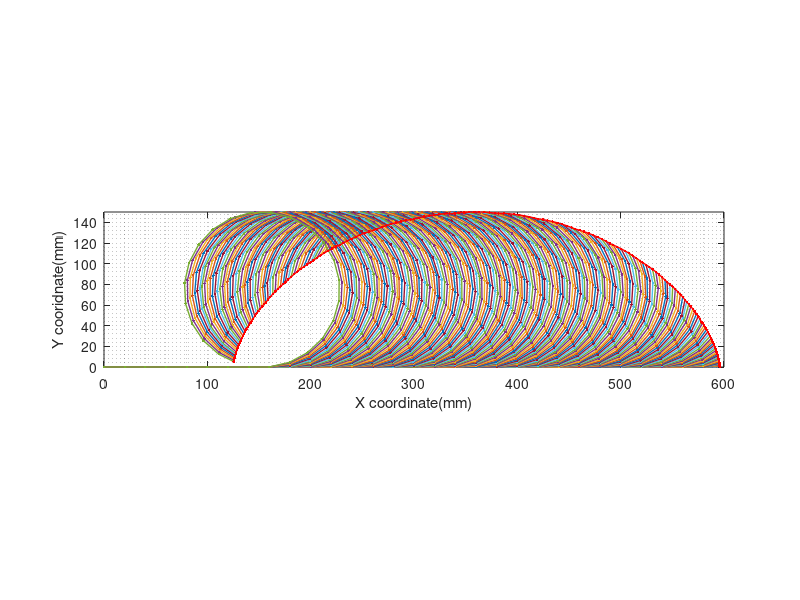
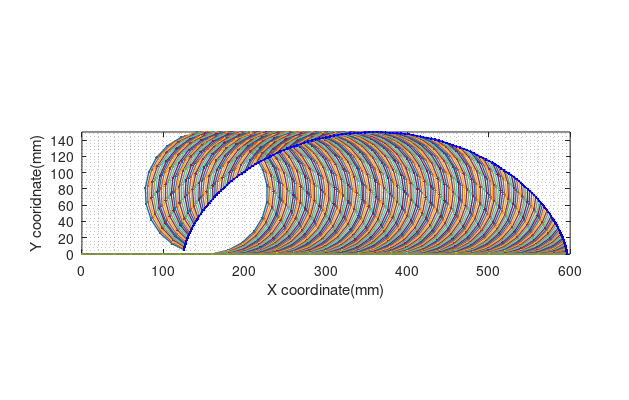

MATLAB code to generate these figures, in order: (Note: this script raises an error after producing the figures.)
clear all;
clc;
clear figure;

%%
%%%%%%%%%%%%%%%%%%%%%set the figure parameters, not important to the kinematic simulation
width = 3.15*2; height = 2*2; alw = 0.75; fsz = 11; lw = 1; msz = 6;
% The properties we've been using in the figures
set(0,'defaultLineLineWidth',lw);   % set the default line width to lw
set(0,'defaultLineMarkerSize',msz); % set the default line marker size to msz
set(gca,'FontSize',fsz);

% Set the default Size for display
defpos = get(0,'defaultFigurePosition');
set(0,'defaultFigurePosition', [defpos(1) defpos(2)-1000 width*100, height*100]);

% Set the defaults for saving/printing to a file
set(0,'defaultFigureInvertHardcopy','on'); % This is the default anyway
set(0,'defaultFigurePaperUnits','inches'); % This is the default anyway
defsize = get(gcf, 'PaperSize');
left = (defsize(1)- width)/2;
bottom = (defsize(2)- height)/2;
defsize = [left, bottom, width, height];
set(0, 'defaultFigurePaperPosition', defsize);
set(gca,'ColorOrder',[0 0 1;1 0 0;0 0 0;0 0 1;1 0 0;0 0 0])


%%%%%%%%%%%%%%%%%%%%%%%%%%%%%%%%%%%%%%%%Specifications of the SGR robot%%%%%%%%%%%%%%%%%%%%%%%%%%%%%%%%%%%%%%%%%%%%%%%%%%%
n=30;%number of sections
r=30;%consider each section bend with this radius.
lg=8;% horizontal gap between sheaths
ls=12;% length of sheath segment
h=2;%vertical gap between sheaths

%% Forward motion

motion1=1:1:180;%input displacment of the cable or tendon
steps1=size(motion1,2);
theta1=zeros(n,steps1);%angle of each sections for all differnt input motions
num_bends1 = floor(motion1./sqrt(lg^2+h^2));%the number of sections that will be fully bended (maximum bending angle) give the intput motion.

for i=1:steps1 %calculate the bending angles of the bended joints given the input motion
   theta1(n-num_bends1(i),i)=(motion1(i)-num_bends1(i)*sqrt(lg^2+h^2))/r;%the angle of the joint which is not fully bended
   if num_bends1(i)>=1 %at least one joint is fully bended.
       theta1(n:(-1):(n-num_bends1(i)+1),i)=lg/r; %assgin the full bending angle lg/r to all those joints
   end
end
interval=1;
%%%%%%%%%%%section geometry%%%%%%%%%%%%%

q1 = zeros(n,2*steps1);%coordinates of nodes with actuation
% q_orig=[[(ls+0.5*lg):(ls+lg):((ls+0.5*lg)+(n-1)*(ls+lg)) (2*ls+lg)+(n-1)*(ls+lg)]' zeros(n+1,1)];%origincal coordinates of nodes; (2*ls+lg)+(n-1)*(ls+lg) is the tip.
q_orig1=[[0:(ls+lg):((n-1)*(ls+lg)) (ls+0.5*lg)+(n-1)*(ls+lg)]' zeros(n+1,1)];%origincal coordinates of nodes; (2*ls+lg)+(n-1)*(ls+lg) is the tip.
q1(1,1:2:end) = q_orig1(1,1);%coordinates of node 1 are fixed.
q1(1,2:2:end) = q_orig1(1,2);

%%%%%%%%%%%%%%%%%%%%%%%%%%%%%%%%Coordinate transformation%%%%%%%%%%%%%%%%%%%%%%%%%%%%%%%%%%%%%%%%%%%%%
for j=1:steps1
    T_cumulative1=eye(3);    
    for i=1:n 
        if i==1 %i==1 represent element 1
            T1=[cos(theta1(i,j)) -sin(theta1(i,j)) 0;
               sin(theta1(i,j)) cos(theta1(i,j))  0;
                 0 0 1];
            T_cumulative1=T_cumulative1*T1;
            homogenous_corr1=T_cumulative1*[(q_orig1(i+1,:)-q_orig1(i,:))';1];
            q1(i+1,2*j-1)=homogenous_corr1(1);
            q1(i+1,2*j)=homogenous_corr1(2); 
        else             
           T1=[cos(theta1(i,j)) -sin(theta1(i,j)) q_orig1(i,1)-q_orig1(i-1,1);%q_orig(i,1)-q_orig(i-1,1)represent x coordinate of node i-1 in frame i-1.
               sin(theta1(i,j)) cos(theta1(i,j))  q_orig1(i,2)-q_orig1(i-1,2);
                 0 0 1];
            T_cumulative1=T_cumulative1*T1;
            homogenous_corr1=T_cumulative1*[(q_orig1(i+1,:)-q_orig1(i,:))';1];%q_orig(i+1,:)-q_orig(i,:) represents coordinates of node i in frame i
            q1(i+1,2*j-1)=homogenous_corr1(1);% q(i+1,:) represents coordinates of node i in the gloable frame;
            q1(i+1,2*j)=homogenous_corr1(2);
        end
    end
end

%% Reverse motion
motion=180:-1:1; %input displacmnt of the cable or tendon
steps=size(motion,2);
theta=zeros(n,steps);%angle of each sections for all differnt input motions
num_bends = floor(motion./sqrt(lg^2+h^2));%the number of sections that will be fully bended (maximum bending angle) give the intput motion.

for i=steps:-1:1 %calculate the bending angles of the bended joints given the input motion
   theta(n-num_bends(i),i)=(motion(i)-num_bends(i)*sqrt(lg^2+h^2))/r;%the angle of the joint which is not fully bended
   if num_bends(i)>=1 %at least one joint is fully bended.
       theta(n:(-1):(n-num_bends(i)+1),i)=lg/r; %assgin the full bending angle lg/r to all those joints
   end
end
interval=1;
%%%%%%%%%%%section geometry%%%%%%%%%%%%%

q = zeros(n,2*steps);%coordinates of nodes with actuation
% q_orig=[[(ls+0.5*lg):(ls+lg):((ls+0.5*lg)+(n-1)*(ls+lg)) (2*ls+lg)+(n-1)*(ls+lg)]' zeros(n+1,1)];%origincal coordinates of nodes; (2*ls+lg)+(n-1)*(ls+lg) is the tip.
q_orig=[[0:(ls+lg):((n-1)*(ls+lg)) (ls+0.5*lg)+(n-1)*(ls+lg)]' zeros(n+1,1)];%origincal coordinates of nodes; (2*ls+lg)+(n-1)*(ls+lg) is the tip.
q(1,1:2:end) = q_orig(1,1);%coordinates of node 1 are fixed.
q(1,2:2:end) = q_orig(1,2);
%%%%%%%%%%%%%%%%%%%%%%%%%%%%%%%%Coordinate transformation%%%%%%%%%%%%%%%%%%%%%%%%%%%%%%%%%%%%%%%%%%%%%
for j=1:steps 
    T_cumulative=eye(3);    
    for i=1:n 
        if i==1 %i==1 represent element 1
            T=[cos(theta(i,j)) -sin(theta(i,j)) 0;
               sin(theta(i,j)) cos(theta(i,j))  0;
                 0 0 1];
            T_cumulative=T_cumulative*T;
            homogenous_corr=T_cumulative*[(q_orig(i+1,:)-q_orig(i,:))';1];
            q(i+1,2*j-1)=homogenous_corr(1);
            q(i+1,2*j)=homogenous_corr(2); 
        else             
           T=[cos(theta(i,j)) -sin(theta(i,j)) q_orig(i,1)-q_orig(i-1,1);%q_orig(i,1)-q_orig(i-1,1)represent x coordinate of node i-1 in frame i-1.
               sin(theta(i,j)) cos(theta(i,j))  q_orig(i,2)-q_orig(i-1,2);
                 0 0 1];
            T_cumulative=T_cumulative*T;
            homogenous_corr=T_cumulative*[(q_orig(i+1,:)-q_orig(i,:))';1];%q_orig(i+1,:)-q_orig(i,:) represents coordinates of node i in frame i
            q(i+1,2*j-1)=homogenous_corr(1);% q(i+1,:) represents coordinates of node i in the gloable frame;
            q(i+1,2*j)=homogenous_corr(2);
        end
    end
end

%% forward motion graph
figure (1)
plot(q1(:,1:(2*interval):end),q1(:,2:(2*interval):end),'.-');%interval is used to adjust the motion finess to plot the robot's shape
hold on
plot(q1(31,1:(2*interval):end),q1(31,2:(2*interval):end),'.-r');
xlabel('X coordinate(mm)');
ylabel('Y cooridnate(mm)');
% axis([0 ((ls+0.5*lg)+(n-1)*(ls+lg))+0.5*(ls+lg) 0 50]);
axis([0 600 0 150])
daspect([1 1 1])
grid minor
print('Test_forward_tip_workspace','-dtiff','-r300') 

%% reverse motion
figure (2)
plot(q(:,1:(2*interval):end),q(:,2:(2*interval):end),'.-');%interval is used to adjust the motion finess to plot the robot's shape
hold on
plot(q(31,1:(2*interval):end),q(31,2:(2*interval):end),'.-b');
xlabel('X coordinate(mm)');
ylabel('Y cooridnate(mm)');
% axis([0 ((ls+0.5*lg)+(n-1)*(ls+lg))+0.5*(ls+lg) 0 50]);
axis([0 600 0 150])
daspect([1 1 1])
grid minor
print('Test_reverse_tip_workspace','-dtiff','-r300') 

%%
figure (3)
myVideo = VideoWriter('myVideoFile_Forward'); %open video file
myVideo.FrameRate = 10;  %can adjust this, 5 - 10 works well for me
open(myVideo)
for i=1:size(q1,2)/2
    x2=q1(:,2*i-1);
    y2=q1(:,2*i); 
    plot(x2,y2,'.-r');
%     axis equal
    axis([0 600 0 150])
    daspect([1 1 1])
    xlabel('X coordinate(mm)');
    ylabel('Y cooridnate(mm)');
    pause(.01);
    frame = getframe(gcf); %get frame
    writeVideo(myVideo, frame);
end
close(myVideo)

%% Reverse 
figure (4)
myVideo = VideoWriter('myVideoFile_reverse'); %open video file
myVideo.FrameRate = 10;  %can adjust this, 5 - 10 works well for me
open(myVideo)
for i=1:size(q,2)/2
    x1=q(:,2*i-1);
    y1=q(:,2*i); 
    plot(x1,y1,'.-r');
%     axis equal
    axis([0 600 0 150])
    daspect([1 1 1])
    xlabel('X coordinate(mm)');
    ylabel('Y cooridnate(mm)');
    pause(.01);
    frame = getframe(gcf); %get frame
    writeVideo(myVideo, frame);
end
close(myVideo)

%% combine video
figure (5)
myVideo = VideoWriter('myVideoFile_combine'); %open video file
myVideo.FrameRate = 10;  %can adjust this, 5 - 10 works well for me
open(myVideo)
for i=1:size(q1,2)/2
    x2=q1(:,2*i-1);
    y2=q1(:,2*i); 
    plot(x2,y2,'.-r');
%     axis equal
    axis([0 600 0 150])
    daspect([1 1 1])
    xlabel('X coordinate(mm)');
    ylabel('Y cooridnate(mm)');
    pause(.01);
    grid on
    frame = getframe(gcf); %get frame
    writeVideo(myVideo, frame);
end
for i=1:size(q,2)/2
    x1=q(:,2*i-1);
    y1=q(:,2*i); 
    plot(x1,y1,'.-r');
%     axis equal
    axis([0 600 0 150])
    daspect([1 1 1])
    xlabel('X coordinate(mm)');
    ylabel('Y cooridnate(mm)');
    pause(.01);
    grid on
    frame = getframe(gcf); %get frame
    writeVideo(myVideo, frame);
end

close(myVideo)